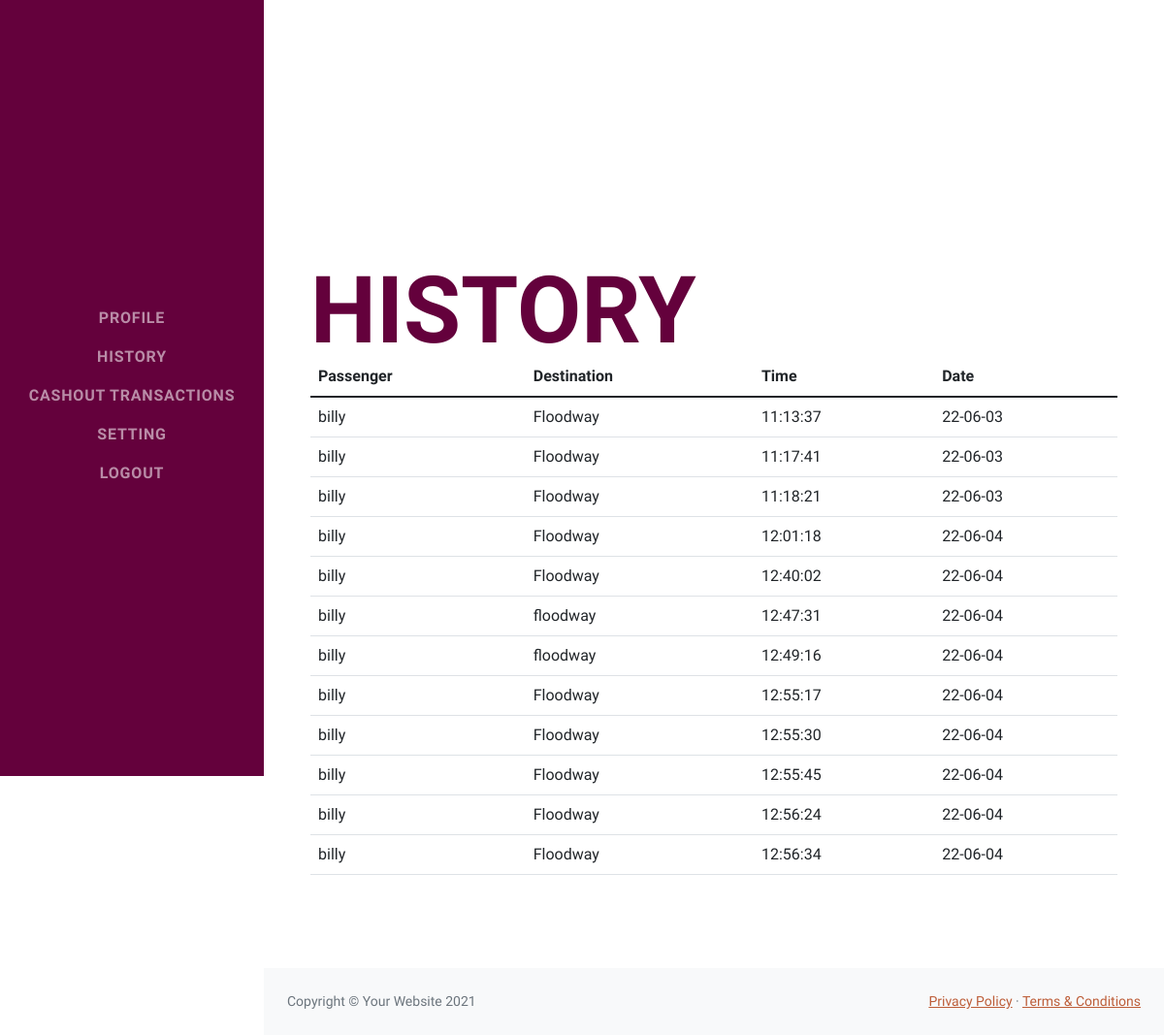
The app's page /Rhistory.php (signed in) with its own data.
### tables this page shows
CREATE TABLE `history` (
  `id` int(11) NOT NULL,
  `passenger_id` int(11) NOT NULL,
  `username` text NOT NULL,
  `riders_id` int(11) NOT NULL,
  `ridername` text NOT NULL,
  `mark` text NOT NULL,
  `plate` text NOT NULL,
  `fee` int(11) NOT NULL,
  `destination` text NOT NULL,
  `qrtime` text NOT NULL,
  `created` text NOT NULL
);

### Rhistory.php (the view, shortened to what this page needs)
<?php
require_once "check.php";
    $email = $_SESSION['email'];
    $sql = "SELECT * FROM userdata WHERE email='$email'";
    $result = mysqli_query($conn, $sql);
    $row = mysqli_fetch_assoc($result);
    $id = $row['id'];
?>
<!DOCTYPE html>
<html lang="en">
    <head>
        <link href="css/rider.css" rel="stylesheet" />
    </head>
    <body id="page-top">
        <nav class="navbar navbar-expand-lg navbar-dark bg-primary fixed-top" id="sideNav">
            <a class="navbar-brand js-scroll-trigger" href="#page-top">
            </a>
            <div class="collapse navbar-collapse" id="navbarResponsive">
                <ul class="navbar-nav">
                    <li class="nav-item"><a class="nav-link js-scroll-trigger" href="Rider.php">Profile</a></li>
                    <li class="nav-item"><a class="nav-link js-scroll-trigger" href="Rhistory.php">History</a></li>
                    <li class="nav-item"><a class="nav-link js-scroll-trigger" href="RChistory.php">Cashout Transactions</a></li>
                    <li class="nav-item"><a class="nav-link js-scroll-trigger" href="Rsetting.php">Setting</a></li>
                    <li class="nav-item"><a class="nav-link js-scroll-trigger" href="logout.php">Logout</a></li>
                </ul>
            </div>
        </nav>
        <div class="container-fluid p-0">
            <form action="Rhistory.php" methos="POST">
            <section class="resume-section" id="about">
                <div class="resume-section-content">
                    <h1 class="mb-0" name="history" id="history">
                       <br><br>
                        <span class="text-primary">History</span>
                    </h1>
                    <?php
                            $query = "SELECT * FROM history WHERE riders_id ='$id' and mark = 'old'";
                            $result = $conn->query($query);
                            if($result->num_rows > 0){
                            ?>
                            <table class="table">
                                <thead class="thead-dark">
                                    <tr>
                                    <th scope="col">Passenger</th>
                                    <th scope="col">Destination</th>
                                    <th scope="col">Time</th>
                                    <th scope="col">Date</th>
                                    </tr>
                                </thead>
                                <tbody>
                                <?php
                                            while($row = $result->fetch_assoc()){
                                                ?>
                                    <tr>
                                    <td><?php echo $row['username'];?></td>
                                    <td><?php echo $row['destination'];?></td>
                                    <td><?php echo $row['qrtime'];?></td>
                                    <td><?php echo $row['created'];?></td>
                                    </tr>
                                            <?php
                                                    }}
                                                    ?>
                                    </tbody>
                                                </table>
            </section>
            </form>
        </div>
        <footer class="py-4 bg-light mt-auto">
                    <div class="container-fluid px-4">
                        <div class="d-flex align-items-center justify-content-between small">
                            <div class="text-muted">Copyright &copy; Your Website 2021</div>
                            <div>
                                <a href="#">Privacy Policy</a>
                                &middot;
                                <a href="#">Terms &amp; Conditions</a>
                            </div>
                        </div>
                    </div>
                </footer>
    </body>
</html>

### records on screen
history: username "billy", destination "Floodway", qrtime "11:13:37", created "22-06-03"
history: username "billy", destination "Floodway", qrtime "11:17:41", created "22-06-03"
history: username "billy", destination "Floodway", qrtime "11:18:21", created "22-06-03"
history: username "billy", destination "Floodway", qrtime "12:01:18", created "22-06-04"
history: username "billy", destination "Floodway", qrtime "12:40:02", created "22-06-04"
history: username "billy", destination "floodway", qrtime "12:47:31", created "22-06-04"
history: username "billy", destination "floodway", qrtime "12:49:16", created "22-06-04"
history: username "billy", destination "Floodway", qrtime "12:55:17", created "22-06-04"
history: username "billy", destination "Floodway", qrtime "12:55:30", created "22-06-04"
history: username "billy", destination "Floodway", qrtime "12:55:45", created "22-06-04"
history: username "billy", destination "Floodway", qrtime "12:56:24", created "22-06-04"
history: username "billy", destination "Floodway", qrtime "12:56:34", created "22-06-04"
